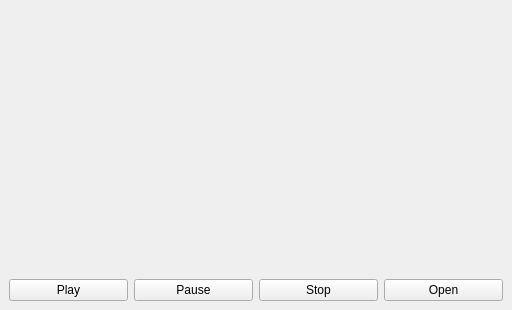
<ui version="4.0" >
 <class>AudioDockWidget</class>
 <widget class="QDockWidget" name="AudioDockWidget" >
  <property name="geometry" >
   <rect>
    <x>0</x>
    <y>0</y>
    <width>512</width>
    <height>310</height>
   </rect>
  </property>
  <property name="sizePolicy" >
   <sizepolicy vsizetype="Expanding" hsizetype="Expanding" >
    <horstretch>0</horstretch>
    <verstretch>0</verstretch>
   </sizepolicy>
  </property>
  <property name="floating" >
   <bool>false</bool>
  </property>
  <property name="features" >
   <set>QDockWidget::DockWidgetFloatable|QDockWidget::DockWidgetMovable</set>
  </property>
  <property name="allowedAreas" >
   <set>Qt::BottomDockWidgetArea|Qt::TopDockWidgetArea</set>
  </property>
  <property name="windowTitle" >
   <string>Source Viewer</string>
  </property>
  <widget class="QWidget" name="dockWidgetContents" >
   <property name="geometry" >
    <rect>
     <x>0</x>
     <y>23</y>
     <width>512</width>
     <height>287</height>
    </rect>
   </property>
   <property name="sizePolicy" >
    <sizepolicy vsizetype="Expanding" hsizetype="Expanding" >
     <horstretch>0</horstretch>
     <verstretch>0</verstretch>
    </sizepolicy>
   </property>
   <layout class="QGridLayout" name="gridLayout" >
    <item row="0" column="0" >
     <layout class="QVBoxLayout" name="verticalLayout" >
      <item>
       <widget class="QwtPlot" name="qwtPlot_Source" />
      </item>
      <item>
       <layout class="QHBoxLayout" name="horizontalLayout_2" >
        <item>
         <widget class="QPushButton" name="pushButton_Play" >
          <property name="text" >
           <string>Play</string>
          </property>
         </widget>
        </item>
        <item>
         <widget class="QPushButton" name="pushButton_Pause" >
          <property name="text" >
           <string>Pause</string>
          </property>
         </widget>
        </item>
        <item>
         <widget class="QPushButton" name="pushButton_Stop" >
          <property name="text" >
           <string>Stop</string>
          </property>
         </widget>
        </item>
        <item>
         <widget class="QPushButton" name="pushButton_Open" >
          <property name="statusTip" >
           <string>Open audio source</string>
          </property>
          <property name="text" >
           <string>Open</string>
          </property>
         </widget>
        </item>
       </layout>
      </item>
     </layout>
    </item>
   </layout>
  </widget>
 </widget>
 <customwidgets>
  <customwidget>
   <class>QwtPlot</class>
   <extends>QFrame</extends>
   <header>qwt_plot.h</header>
  </customwidget>
 </customwidgets>
 <resources/>
 <connections/>
</ui>
